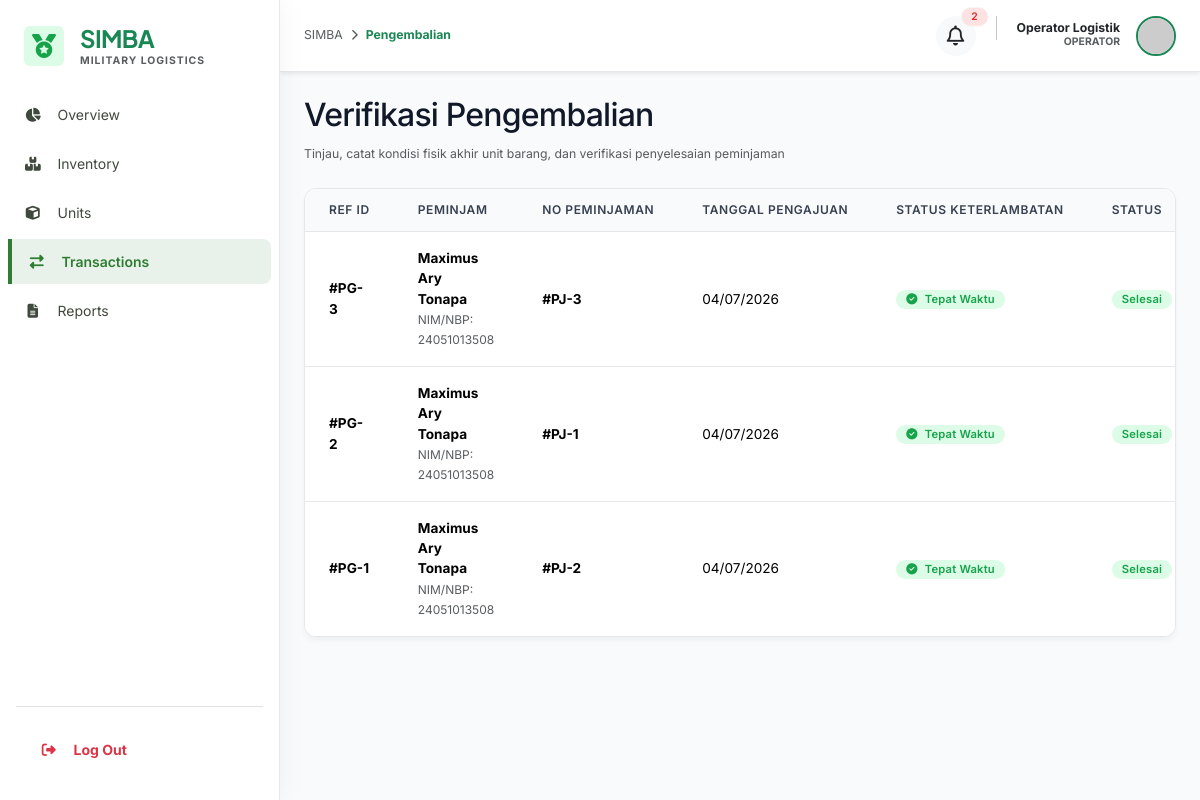
/public/index.php?controller=pengembalian&action=verifikasiList (signed in), run on the app's committed database.
### tables this page shows
CREATE TABLE `pengembalian` (
  `pengembalian_id` int(11) NOT NULL,
  `peminjaman_id` int(11) NOT NULL,
  `user_id` int(11) NOT NULL,
  `status` enum('Menunggu Verifikasi','Selesai') NOT NULL DEFAULT 'Menunggu Verifikasi',
  `tanggal_pengajuan` date NOT NULL,
  `tanggal_verifikasi` date DEFAULT NULL,
  `is_terlambat` tinyint(1) NOT NULL DEFAULT 0,
  `hari_terlambat` int(11) NOT NULL DEFAULT 0,
  `verifikator_id` int(11) DEFAULT NULL,
  `catatan` text DEFAULT NULL,
  `created_at` datetime NOT NULL DEFAULT current_timestamp(),
  `updated_at` datetime DEFAULT NULL ON UPDATE current_timestamp()
);

CREATE TABLE `users` (
  `user_id` int(11) NOT NULL,
  `role_id` int(11) NOT NULL,
  `full_name` varchar(100) NOT NULL,
  `nim_nip` varchar(30) NOT NULL,
  `username` varchar(50) NOT NULL,
  `password_hash` varchar(255) NOT NULL,
  `email` varchar(100) DEFAULT NULL,
  `phone` varchar(20) DEFAULT NULL,
  `photo` varchar(255) DEFAULT NULL,
  `is_active` tinyint(1) NOT NULL DEFAULT 1,
  `created_at` datetime NOT NULL DEFAULT current_timestamp(),
  `updated_at` datetime DEFAULT NULL ON UPDATE current_timestamp()
);

### app/controllers/PengembalianController.php (called while the page is built, shortened)
<?php
require_once dirname(__DIR__) . '/models/Pengembalian.php';
class PengembalianController extends Controller {
    public function verifikasiList() {
        $returnModel = new Pengembalian();
        $returns = $returnModel->getAllWithUser();
        $this->view('pengembalian/verifikasi_list', [
            'title' => 'Verifikasi Pengembalian',
            'returns' => $returns
        ]);
    }
}

### public/index.php (called while the page is built, shortened)
<?php
require_once dirname(__DIR__) . '/core/Database.php';
require_once dirname(__DIR__) . '/core/Model.php';
$actionName = isset($_GET['action']) ? trim($_GET['action']) : 'index';
$controllerInstance = new $controllerClass();
$controllerInstance->$actionName();

### core/Database.php (called while the page is built, shortened)
<?php
class Database {
    private static $instance = null;
    private $pdo;
    private function __construct() {
        try {
            $dsn = "mysql:host=" . DB_HOST . ";port=" . DB_PORT . ";dbname=" . DB_NAME . ";charset=utf8mb4";
            $options = [
                PDO::ATTR_ERRMODE            => PDO::ERRMODE_EXCEPTION,
                PDO::ATTR_DEFAULT_FETCH_MODE => PDO::FETCH_ASSOC,
                PDO::ATTR_EMULATE_PREPARES   => false,
            ];
            $this->pdo = new PDO($dsn, DB_USER, DB_PASS, $options);
        } catch (PDOException $e) {
            error_log("Database Connection Error: " . $e->getMessage());
            die("Sistem sedang mengalami kendala teknis. Silakan coba beberapa saat lagi.");
        }
    }
    public static function getInstance() {
        if (self::$instance === null) {
            self::$instance = new self();
        }
        return self::$instance;
    }
    public function getConnection() {
        return $this->pdo;
    }
}

### app/models/Pengembalian.php (called while the page is built, shortened)
<?php
require_once dirname(__DIR__, 2) . '/core/Model.php';
class Pengembalian extends Model {
    public function getAllWithUser($status = null) {
        $sql = "SELECT r.*, u.full_name, u.nim_nip, p.tanggal_rencana_kembali,
                v.full_name as verifikator_name
                FROM pengembalian r
                JOIN users u ON r.user_id = u.user_id
                JOIN peminjaman p ON r.peminjaman_id = p.peminjaman_id
                LEFT JOIN users v ON r.verifikator_id = v.user_id";
        $params = [];
        $sql .= " ORDER BY r.created_at DESC";
        return $this->query($sql, $params)->fetchAll();
    }
}

### core/Model.php (called while the page is built, shortened)
<?php
require_once __DIR__ . '/Database.php';
abstract class Model {
    protected $db;
    public function __construct() {
        $this->db = Database::getInstance()->getConnection();
    }
    protected function query($sql, $params = []) {
        $stmt = $this->db->prepare($sql);
        $stmt->execute($params);
        return $stmt;
    }
}

### app/views/pengembalian/verifikasi_list.php (the view, shortened to what this page needs)
<div class="mb-4">
    <h1 class="h2 font-heading" style="color: var(--text-primary);">Verifikasi Pengembalian</h1>
    <span class="text-muted small">Tinjau, catat kondisi fisik akhir unit barang, dan verifikasi penyelesaian peminjaman</span>
</div>
<div class="glass-card p-4">
    <div class="table-responsive">
        <table class="table table-modern mb-0 align-middle">
            <thead>
                <tr>
                    <th>Ref ID</th>
                    <th>Peminjam</th>
                    <th>No Peminjaman</th>
                    <th>Tanggal Pengajuan</th>
                    <th>Status Keterlambatan</th>
                    <th>Status</th>
                </tr>
            </thead>
            <tbody>
                <?php if (empty($returns)): ?>
                    <tr>
                        <td colspan="7" class="text-center text-muted py-4">Tidak ada data pengembalian saat ini</td>
                    </tr>
                <?php else: ?>
                    <?php foreach ($returns as $r): ?>
                        <tr>
                            <td><strong>#PG-<?= $r['pengembalian_id'] ?></strong></td>
                            <td>
                                <strong class="d-block"><?= htmlspecialchars($r['full_name']) ?></strong>
                                <span class="small text-muted" style="font-size: 0.75rem;">NIM/NBP: <?= htmlspecialchars($r['nim_nip']) ?></span>
                            </td>
                            <td><strong>#PJ-<?= $r['peminjaman_id'] ?></strong></td>
                            <td><?= date('d/m/Y', strtotime($r['tanggal_pengajuan'])) ?></td>
                            <td>
                                <?php if ($r['is_terlambat'] == 1): ?>
                                    <span class="badge bg-danger"><i class="fa-solid fa-clock me-1"></i> Terlambat (<?= $r['hari_terlambat'] ?> Hari)</span>
                                <?php else: ?>
                                    <span class="badge bg-success"><i class="fa-solid fa-circle-check me-1"></i> Tepat Waktu</span>
                                <?php endif; ?>
                            </td>
                            <td>
                                <?php if ($r['status'] === STATUS_KEMBALI_VERIF_WAIT): ?>
                                    <span class="badge bg-warning"><?= $r['status'] ?></span>
                                <?php else: ?>
                                    <span class="badge bg-success">Selesai</span>
                                <?php endif; ?>
                            </td>
                        </tr>
                    <?php endforeach; ?>
                <?php endif; ?>
            </tbody>
        </table>
    </div>
</div>

### public/css/style.css (style rules this page uses)
:root { --sidebar-bg: #111827; --sidebar-hover: #1F2937; --sidebar-active: #374151; --sidebar-active-border: #3B82F6; --sidebar-text: #9CA3AF; --sidebar-text-active: #FFFFFF; --sidebar-width: 250px; --sidebar-collapsed-width: 78px; --bg-main: #F8FAFC; --bg-card: #FFFFFF; --font-heading: 'Inter', sans-serif; --font-body: 'Inter', sans-serif; --text-primary: #111827; --text-secondary: #6B7280; --text-muted: #9CA3AF; --text-muted-lt: #D1D5DB; --primary: #2563EB; --primary-hover: #1D4ED8; --primary-light: #EFF6FF; --green: #16A34A; --green-lt: #DCFCE7; --green-hover: #15803D; --amber: #F59E0B; --amber-lt: #FEF3C7; --amber-hover: #D97706; --red: #DC2626; --red-lt: #FEE2E2; --red-hover: #B91C1C; --blue: #2563EB; --blue-lt: #DBEAFE; --purple: #7C3AED; --purple-lt: #EDE9FE; --gray-200: #E5E7EB; --border-color: #E5E7EB; --border-focus: #2563EB; --shadow-sm: 0 1px 2px 0 rgba(0, 0, 0, 0.05); --shadow-md: 0 4px 6px -1px rgba(0, 0, 0, 0.1), 0 2px 4px -1px rgba(0, 0, 0, 0.06); --shadow-card: 0 4px 6px -1px rgba(0, 0, 0, 0.05); --shadow-lg: 0 10px 15px -3px rgba(0, 0, 0, 0.1), 0 4px 6px -2px rgba(0, 0, 0, 0.05); --shadow-hover: 0 10px 15px -3px rgba(0, 0, 0, 0.05); --shadow-ring: 0 0 0 3px rgba(37, 99, 235, 0.2); --radius-sm: 6px; --radius-md: 8px; --radius-lg: 12px; --radius-xl: 16px; --radius-pill: 9999px; --transition: all 0.2s ease-in-out; }
body { background-color: var(--bg-main); color: var(--text-primary); font-family: var(--font-body); font-size: 14px; line-height: 1.5; -webkit-font-smoothing: antialiased; -moz-osx-font-smoothing: grayscale; }
h1, h2, h3, h4, h5, h6 { font-family: var(--font-heading); font-weight: 600; color: var(--text-primary); letter-spacing: -0.025em; margin-bottom: 0.5rem; }
.card-modern, .glass-card { background: var(--bg-card); border: 1px solid var(--border-color); border-radius: var(--radius-lg); box-shadow: var(--shadow-card); margin-bottom: 24px; overflow: hidden; }
.card-modern .card-body, .glass-card { padding: 24px; }
.glass-card { padding: 24px; }
.table-responsive { margin: -24px; }
.table-modern, .table-custom { width: 100%; border-collapse: collapse !important; font-size: 0.85rem; color: var(--text-primary); margin: 0 !important; }
.table-modern thead th, .table-custom thead th { background: #F9FAFB; color: #374151; font-weight: 600; font-size: 0.75rem; text-transform: uppercase; letter-spacing: 0.05em; padding: 12px 24px; border-bottom: 1px solid var(--border-color); white-space: nowrap; }
.table-modern tbody td, .table-custom tbody td { padding: 16px 24px; border-bottom: 1px solid var(--border-color); vertical-align: middle; }
.table-modern tbody tr:last-child td, .table-custom tbody tr:last-child td { border-bottom: none; }
.table> :not(caption)>*>* { border-bottom-width: 1px !important; border-bottom-color: var(--border-color) !important; }
.badge { padding: 4px 10px; font-weight: 600; font-size: 0.7rem; border-radius: var(--radius-pill); letter-spacing: 0.02em; border: none; }
.bg-success { background: var(--green-lt) !important; color: var(--green) !important; }
:root { --wp-blue: #0073aa; --wp-blue-hover: #005177; --wp-text-dark: #2c3338; }
.card-modern, .glass-card, .metric-card { transition: transform 0.3s cubic-bezier(0.34, 1.56, 0.64, 1), box-shadow 0.3s ease; }
.table-modern tbody tr, .table-custom tbody tr { transition: all 0.2s ease; }

### app/views/layouts/main.php (style rules this page uses)
body { font-family: 'Inter', sans-serif; background-color: #F8FAFC; }

### data on the page
pengembalian: pengembalian_id "3", user.full_name "Maximus Ary Tonapa", user.nim_nip "24051013508", peminjaman "3", tanggal_pengajuan "04/07/2026", is_terlambat 0 (drawn), status "Selesai"
pengembalian: pengembalian_id "2", user.full_name "Maximus Ary Tonapa", user.nim_nip "24051013508", peminjaman "1", tanggal_pengajuan "04/07/2026", is_terlambat 0 (drawn), status "Selesai"
pengembalian: pengembalian_id "1", user.full_name "Maximus Ary Tonapa", user.nim_nip "24051013508", peminjaman "2", tanggal_pengajuan "04/07/2026", is_terlambat 0 (drawn), status "Selesai"

### other printed values
$label "Overview Inventory Units Transactions Reports"
$currentController "Pengembalian"
$unreadCount "2"
$fullName "Operator Logistik"
ROLE_NAMES[$roleId] "OPERATOR"
